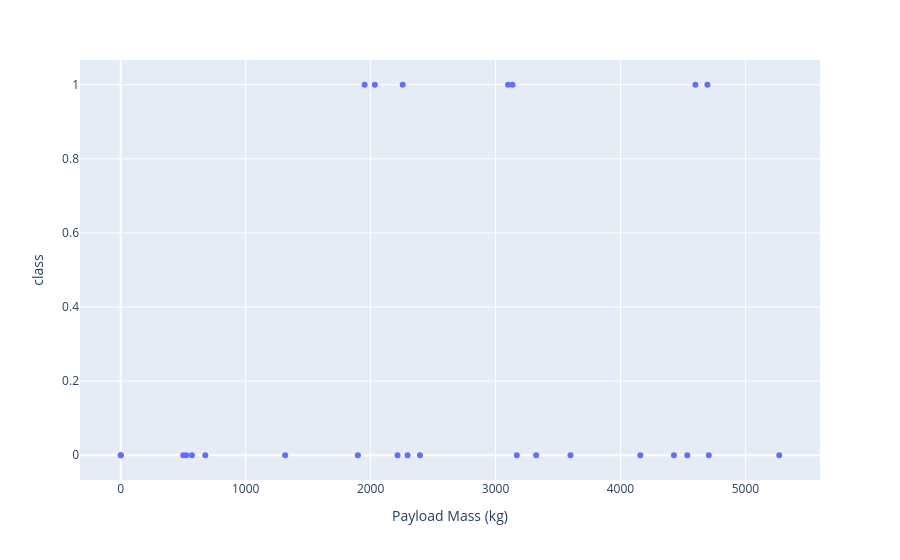

The notebook cell this image was saved under:
### Code cell
fig2 = px.scatter(scatter_df, x = "Payload Mass (kg)", y="class")
fig2.show()

### Figure 1 — Plotly figure (JSON) as saved in the notebook; plotly's stock layout.template omitted (floating-point values rounded to 4 significant figures)
{"data": [{"hovertemplate": "Payload Mass (kg)=%{x}<br>class=%{y}<extra></extra>", "legendgroup": "", "marker": {"color": "#636efa", "symbol": "circle"}, "mode": "markers", "name": "", "orientation": "v", "showlegend": false, "type": "scatter", "x": [0.0, 0.0, 525.0, 500.0, 677.0, 3170.0, 3325.0, 2296.0, 1316.0, 4535.0, 4428.0, 2216.0, 2395.0, 570.0, 4159.0, 1898.0, 4707.0, 1952.0, 2034.0, 5271.0, 3136.0, 4696.0, 3100.0, 3600.0, 2257.0, 4600.0], "xaxis": "x", "y": [0, 0, 0, 0, 0, 0, 0, 0, 0, 0, 0, 0, 0, 0, 0, 0, 0, 1, 1, 0, 1, 1, 1, 0, 1, 1], "yaxis": "y"}], "layout": {"legend": {"tracegroupgap": 0}, "margin": {"t": 60}, "xaxis": {"anchor": "y", "domain": [0, 1], "title": {"text": "Payload Mass (kg)"}}, "yaxis": {"anchor": "x", "domain": [0, 1], "title": {"text": "class"}}}}
